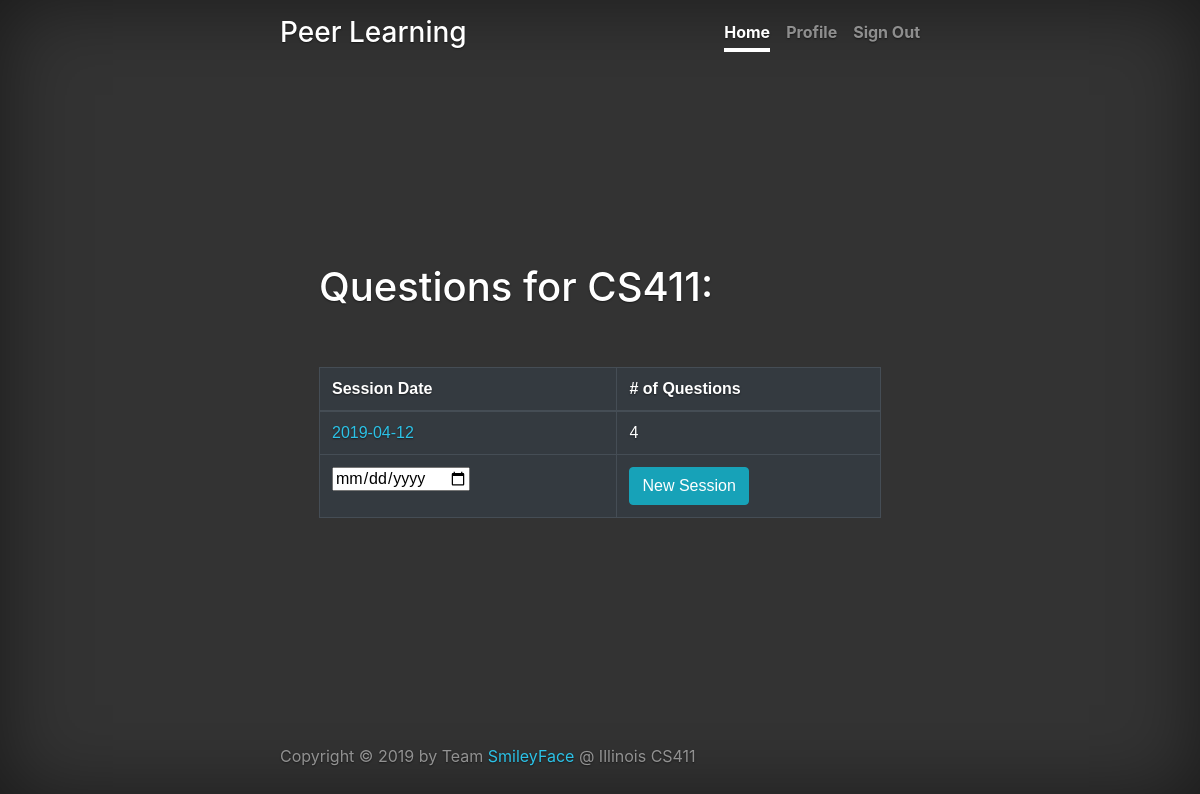
The page /dashboard/instructor/course/12345 on the database as committed earlier.
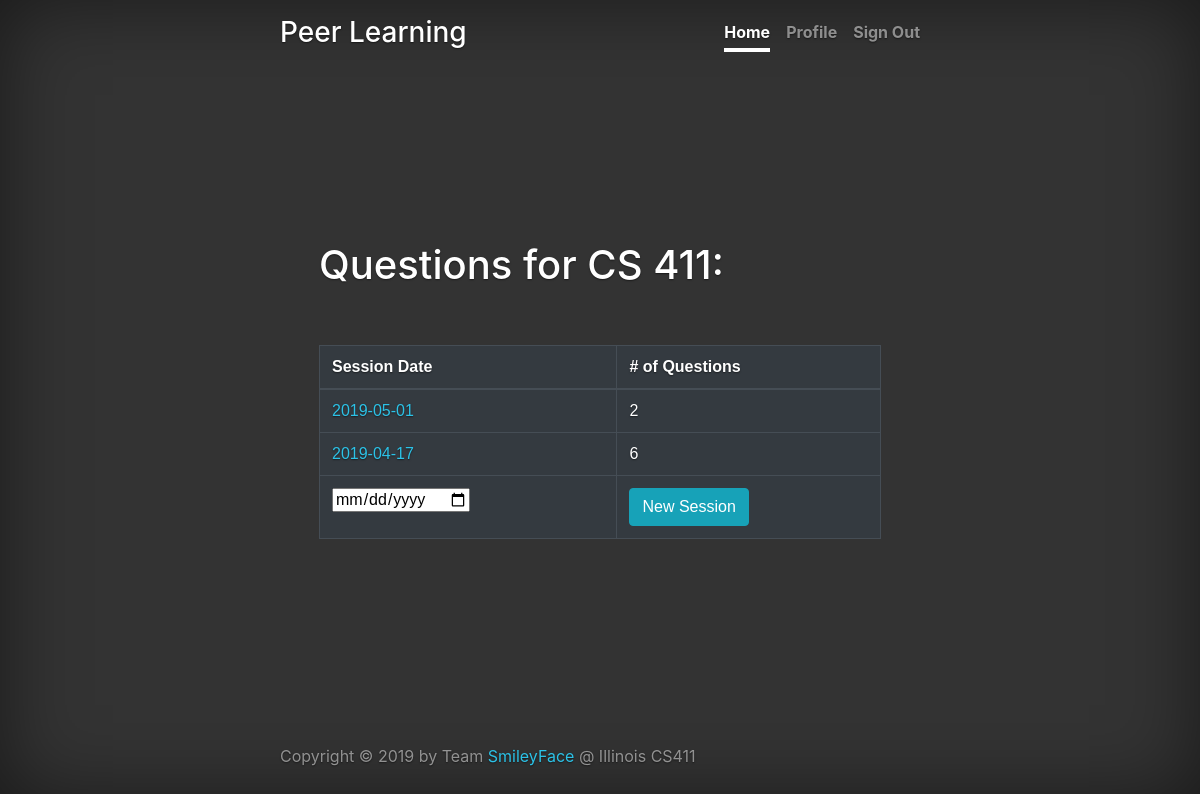
The same page on the database as committed later.
### application/models.py (models this page shows, shortened)
class Course(db.Model):
    CRN = db.Column(db.String(120), primary_key=True)
    title = db.Column(db.String(80), nullable=False)
    year = db.Column(db.Integer, nullable=False)
    term = db.Column(db.String(10), nullable=False)
    instructor = db.Column(db.String(120), db.ForeignKey('user.email'))
    active_question = db.Column(db.Integer,
                                nullable=True)  # supposed to be a foreign key, but will cause circular dependency

### application.py (the view)
@application.route('/dashboard/instructor/course/<CRN>', methods=['GET'])
def instructor_course_dashboard(CRN):
    try:
        course_CRN, course_title = db.session.execute(
            'SELECT CRN, title FROM course '
            'WHERE CRN="%s"' % CRN).fetchone()
        session_info = db.session.execute(
            'SELECT date, COUNT(*) FROM question WHERE CRN="%s" GROUP BY date ORDER BY date DESC' % CRN
        ).fetchall()
        db.session.close()
        return render_template("instructor_course_dashboard.html", current_user=flask_login.current_user,
                               course_title=course_title, course_CRN=course_CRN, session_info=session_info)
    except Exception as e:
        db.session.rollback()
        return str(e)

### templates/instructor_course_dashboard.html (shortened to what this page needs)
{% extends "base.html" %} {% import 'macros.html' as macros %}
{% set nav_tabs = [("Home", "/dashboard/instructor/courses"), ("Profile", "/dashboard/instructor/profile"), ("Sign Out", "/logout")] %}
{% set active_tab = "Home" %}
{% block content %}
<main role="main" class="inner cover">
    <div class="container-fluid">
        <h1 class="cover-heading">Questions for {{course_title}}:</h1>
        <br>
        <br>
        <table class="table table-hover table-dark">
            <thead>
                <tr>
                    <th scope="col">Session Date</th>
                    <th scope="col"># of Questions</th>
                </tr>
            </thead>
            <tbody>
                {% for date, cnt in session_info %}
                <tr>
                    <td><a href="/dashboard/instructor/session/{{course_CRN}}/{{date[:10]}}">{{date[:10]}}</a></td>
                    <td>{{cnt}}</td>
                </tr>
                {% endfor %}
                <tr>
                    <td> <input id="newSession" type="date" /> </td>
                    <td> <button id="addSessionBtn" class="btn btn-info">New Session</button> </td>
                </tr>
            </tbody>
        </table>
    </div>
</main>
{% endblock %}

Rows that differ between the two databases and show on the page:
changed Course: title "CS411" → "CS 411"
Other text that changed with them:
new list line: "2019-05-01 2"
new list line: "2019-04-17 6"
list line gone: "2019-04-12 4"
